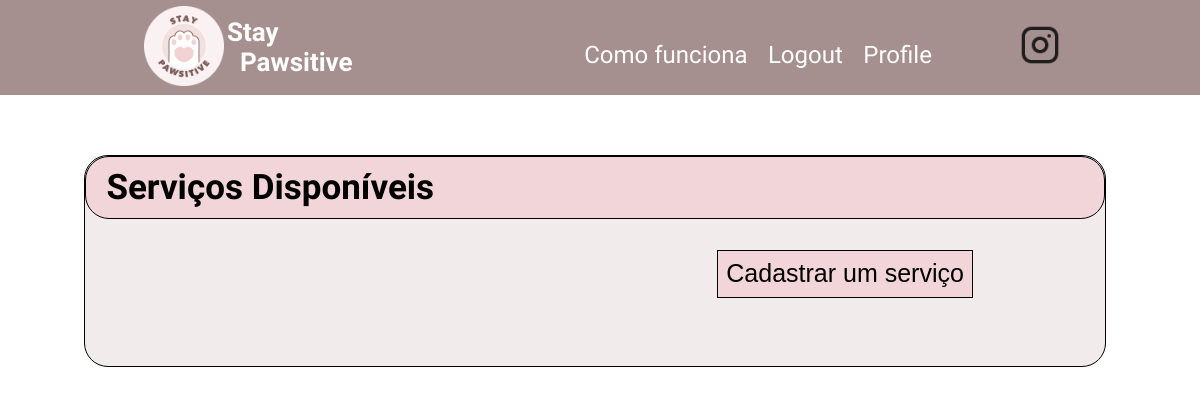
/services (signed in), run on an earlier commit of the app's database.
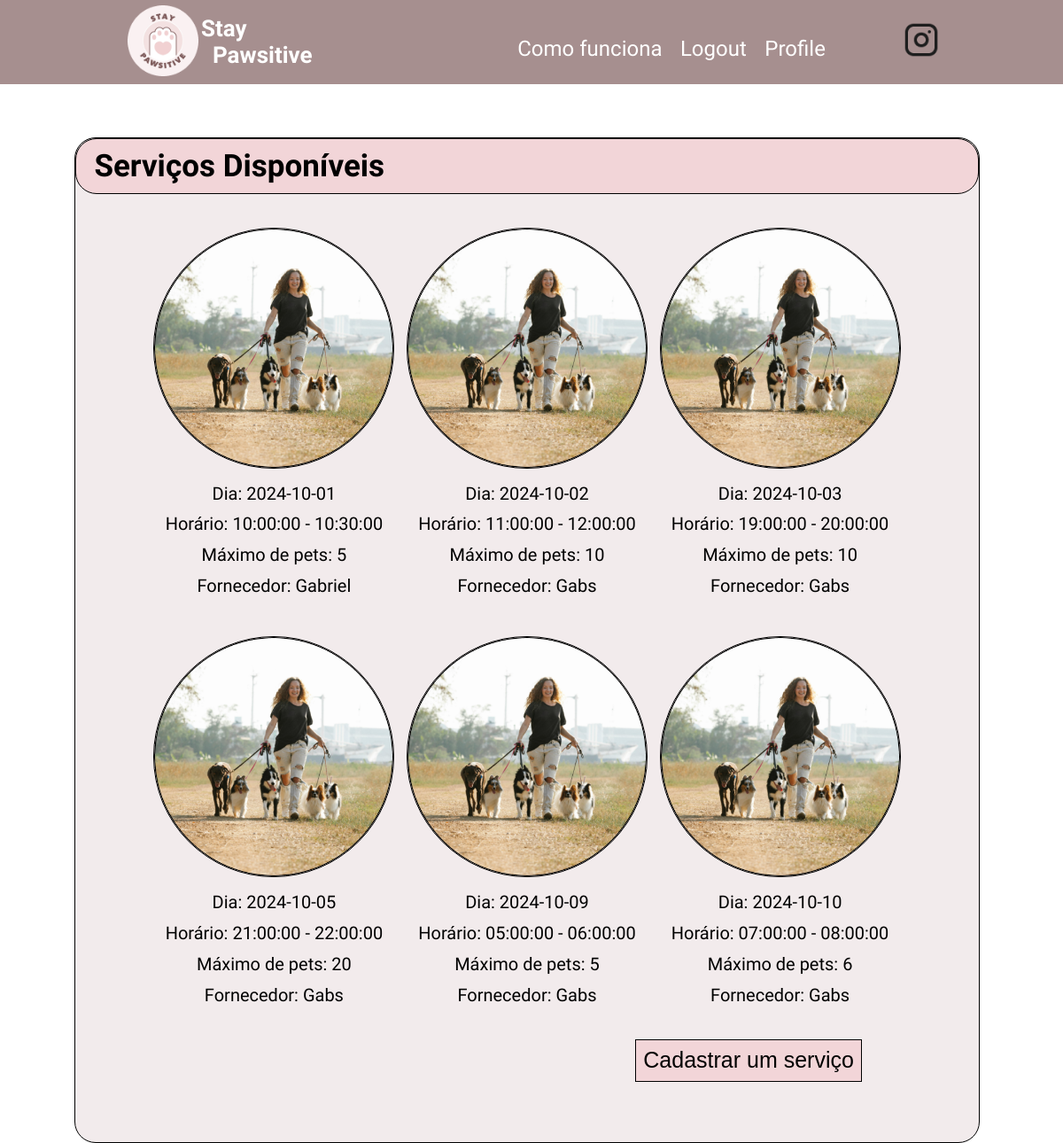
And on a later commit of the database.
### app/models.py (models this page shows, shortened)
class PossibleWalk(db.Model):
    id: so.Mapped[int] = so.mapped_column(primary_key = True, autoincrement=True)
    max_pets: so.Mapped[int] = so.mapped_column()
    date: so.Mapped[datetime.date] = so.mapped_column(Date)
    start_hour: so.Mapped[time] = so.mapped_column(Time)
    end_hour: so.Mapped[time] = so.mapped_column(Time)
    username: so.Mapped[str] = so.mapped_column(sa.ForeignKey(User.username), index=True)

### app/routes.py (the view)
@app.route('/services', methods=['GET', 'POST'])
@login_required
def services():
    possible_walks = db.session.query(PossibleWalk).filter(PossibleWalk.username != current_user.username).all()
    return render_template('services.html', title='Ver serviços disponíveis', possible_walks=possible_walks)

### app/models.py (called while the page is built)
@login.user_loader
def load_user(id):
    return db.session.get(User, int(id))

### app/templates/services.html
{% extends "base.html" %}
{% block head %}
    {{ super() }}
    <link rel="stylesheet" href="{{url_for('static', filename='styles/user.css')}}">
{% endblock head %}
{% block content %}
<div class="container">
    <div class="title">
        Serviços Disponíveis
    </div>
    <div class="pets">
        <div class="list">
            {% for walk in possible_walks %}
            <div>
                <img src="{{url_for('static', filename='images/passeio.png')}}">
                <p>Dia: {{walk.date}} </p>
                <p>Horário: {{walk.start_hour}} - {{walk.end_hour}} </p>
                <p>Máximo de pets: {{walk.max_pets}} </p>
                <p>Fornecedor: {{walk.username}}
            </div>
            {% endfor%}
        </div>
        <button onclick="redirect_new_walk()">Cadastrar um serviço</button>
</div>
{% endblock %}

### app/templates/base.html (shortened to what this page needs)
<!doctype html>
<html>
    <head>
        {% block head %}
        <link rel="stylesheet" href="{{ url_for('static', filename='styles/base.css') }}">
        {% endblock head %}
    </head>
    <body>
        <div class="header">
            <div class="brand">
                <a href="{{ url_for('index') }}">
                <img src="{{ url_for('static', filename='images/Logo.png') }}" alt="logo" style="height: 80px;">
                </a>
                <a href="{{ url_for('index') }}" style="text-decoration: none;">
                <h1>Stay<br>&nbsp;&nbsp;Pawsitive</h1>
                </a>
            </div>
            <div class="right">
                <div>
                    <a href="{{ url_for('index') }}">Como funciona</a>
                    {% if current_user.is_anonymous %}
                    <a href="{{ url_for('login') }}">Login</a>
                    {% else %}
                    <a href="{{ url_for('logout') }}">Logout</a>
                    <a href="{{ url_for('user', username=current_user.username) }}">Profile</a>
                    {% endif %}
                </div>
            <a href="https://www.instagram.com/staypawsitive99/">
                <img src="{{ url_for('static', filename='images/Instagram.png') }}" alt="instagram-logo">
            </a>
            </div>
        </div>
        {% block content %}{% endblock content %}
    </body>
</html>

### app/static/styles/base.css (style rules this page uses)
:root { font-size: 62.5%; }
body { font-family: 'Montserrat Alternates', sans-serif; font-style: normal; margin: 0; padding: 0; }
.header { display: flex; flex-direction: row; justify-content: space-evenly; align-items: center; background-color: #A68F8F; height: 2%; color: #FFFFFF; font-size: 18px; z-index: 5; }
.brand { display: flex; flex-direction: row; align-self: center; justify-content: space-evenly; align-items: center; font-size: 13px; width: 18%; font-family: 'Irish Grover', cursive; }
a { color: #FFFFFF; }
.right { display: flex; flex-direction: row; justify-content: space-evenly; align-items: flex-end; }
.right > div { padding: 0rem 8rem; }
.right > div > a { padding: 0rem .8rem; }
.right > div > a:link, .right > div > a:visited { text-decoration: none; color: white; font-size: 2.4rem; }
.right > a > img { width: 4rem; height: 4rem; }

### app/static/styles/user.css (style rules this page uses)
body { font-family: 'Montserrat Alternates', sans-serif; font-style: normal; margin: 0; padding: 0; min-height: 1000px; }
html { margin: 0; padding: 0; height: 100%; }
.container { width: 85%; background-color: #F2EBEC; margin-left: 7%; margin-top: 5%; border: 1px solid #F2D5D8; border-radius: 24px; padding-bottom: 4%; border: 0.5px solid black; }
.title { background-color: #F2D5D8; padding: 1% 2%; border-radius: 24px; border: 0.5px solid black; font-size: 35px; font-weight: 700; }
a:link { text-decoration: none; }
.pets { display: flex; flex-direction: column; padding: 2% 8%; }
.pets > button, .services > button { background-color: #F2D5D8; font-size: 25px; font-weight: 400; padding: 1%; border: 1px solid black; align-self: flex-end; margin-right: 5rem; margin-top: 1rem; }
.list { display: flex; flex-wrap: wrap; justify-content: space-around; text-align: center; font-size: 20px; }
.list > div { padding: 2% 0%; }
.list img { width: 27rem; height: 27rem; border-radius: 50%; border: 1px solid black; }
.list p { margin-top: 4%; margin-bottom: 4%; }

What changed in the data, as far as the page shows it:
added PossibleWalk: date "2024-10-01", start_hour "10:00:00", end_hour "10:30:00", max_pets "5", username "Gabriel"
added PossibleWalk: date "2024-10-02", start_hour "11:00:00", end_hour "12:00:00", max_pets "10", username "Gabs"
added PossibleWalk: date "2024-10-03", start_hour "19:00:00", end_hour "20:00:00", max_pets "10", username "Gabs"
added PossibleWalk: date "2024-10-05", start_hour "21:00:00", end_hour "22:00:00", max_pets "20", username "Gabs"
added PossibleWalk: date "2024-10-09", start_hour "05:00:00", end_hour "06:00:00", max_pets "5", username "Gabs"
added PossibleWalk: date "2024-10-10", start_hour "07:00:00", end_hour "08:00:00", max_pets "6", username "Gabs"
